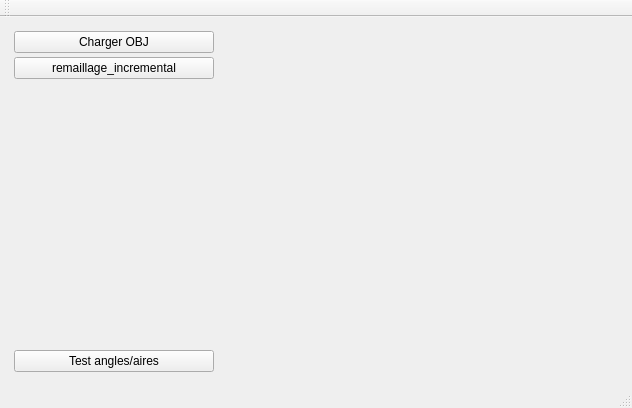
<?xml version="1.0" encoding="UTF-8"?>
<ui version="4.0">
 <class>MainWindow</class>
 <widget class="QMainWindow" name="MainWindow">
  <property name="geometry">
   <rect>
    <x>0</x>
    <y>0</y>
    <width>632</width>
    <height>408</height>
   </rect>
  </property>
  <property name="windowTitle">
   <string>MainWindow</string>
  </property>
  <widget class="QWidget" name="centralWidget">
   <layout class="QHBoxLayout" name="horizontalLayout">
    <item>
     <widget class="QWidget" name="widget_2" native="true">
      <property name="sizePolicy">
       <sizepolicy hsizetype="Maximum" vsizetype="Preferred">
        <horstretch>150</horstretch>
        <verstretch>0</verstretch>
       </sizepolicy>
      </property>
      <property name="minimumSize">
       <size>
        <width>150</width>
        <height>0</height>
       </size>
      </property>
      <layout class="QVBoxLayout" name="verticalLayout">
       <property name="spacing">
        <number>4</number>
       </property>
       <property name="leftMargin">
        <number>3</number>
       </property>
       <property name="topMargin">
        <number>3</number>
       </property>
       <property name="rightMargin">
        <number>3</number>
       </property>
       <property name="bottomMargin">
        <number>3</number>
       </property>
       <item>
        <widget class="QPushButton" name="pushButton_chargement">
         <property name="minimumSize">
          <size>
           <width>200</width>
           <height>0</height>
          </size>
         </property>
         <property name="text">
          <string>Charger OBJ</string>
         </property>
        </widget>
       </item>
       <item>
        <widget class="QPushButton" name="remaillage_incremental">
         <property name="text">
          <string>remaillage_incremental</string>
         </property>
        </widget>
       </item>
       <item>
        <spacer name="verticalSpacer">
         <property name="orientation">
          <enum>Qt::Vertical</enum>
         </property>
         <property name="sizeHint" stdset="0">
          <size>
           <width>20</width>
           <height>40</height>
          </size>
         </property>
        </spacer>
       </item>
       <item>
        <widget class="QPushButton" name="pushButton_angleArea">
         <property name="text">
          <string>Test angles/aires</string>
         </property>
        </widget>
       </item>
      </layout>
     </widget>
    </item>
    <item>
     <widget class="MeshViewerWidget" name="displayWidget" native="true"/>
    </item>
   </layout>
  </widget>
  <widget class="QMenuBar" name="menuBar">
   <property name="geometry">
    <rect>
     <x>0</x>
     <y>0</y>
     <width>632</width>
     <height>22</height>
    </rect>
   </property>
  </widget>
  <widget class="QToolBar" name="mainToolBar">
   <attribute name="toolBarArea">
    <enum>TopToolBarArea</enum>
   </attribute>
   <attribute name="toolBarBreak">
    <bool>false</bool>
   </attribute>
  </widget>
  <widget class="QStatusBar" name="statusBar"/>
 </widget>
 <layoutdefault spacing="6" margin="11"/>
 <customwidgets>
  <customwidget>
   <class>MeshViewerWidget</class>
   <extends>QWidget</extends>
   <header location="global">meshviewerwidget.h</header>
   <container>1</container>
  </customwidget>
 </customwidgets>
 <resources/>
 <connections/>
</ui>
